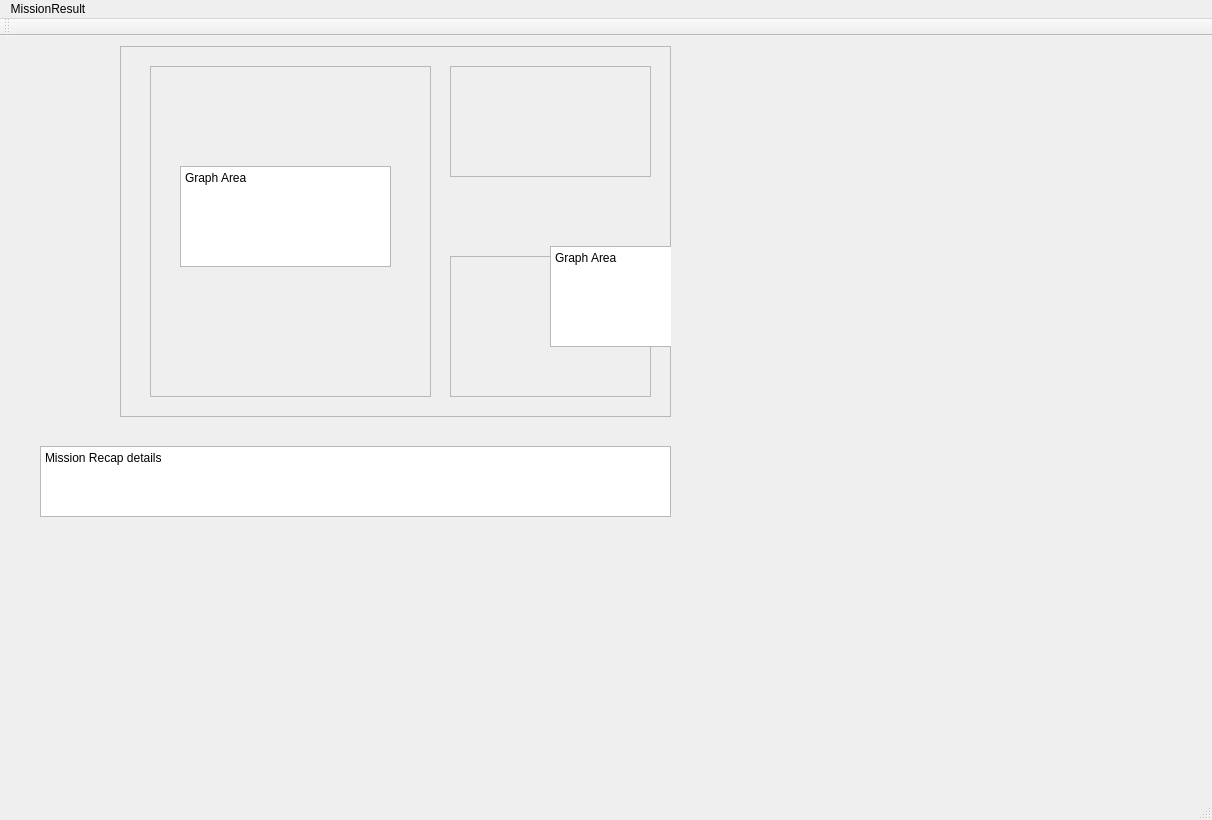
<?xml version="1.0" encoding="UTF-8"?>
<ui version="4.0">
 <class>missionresult</class>
 <widget class="QMainWindow" name="missionresult">
  <property name="geometry">
   <rect>
    <x>0</x>
    <y>0</y>
    <width>1212</width>
    <height>820</height>
   </rect>
  </property>
  <property name="windowTitle">
   <string>missionresult</string>
  </property>
  <widget class="QWidget" name="centralWidget">
   <widget class="QFrame" name="frame">
    <property name="geometry">
     <rect>
      <x>120</x>
      <y>10</y>
      <width>551</width>
      <height>371</height>
     </rect>
    </property>
    <property name="frameShape">
     <enum>QFrame::StyledPanel</enum>
    </property>
    <property name="frameShadow">
     <enum>QFrame::Raised</enum>
    </property>
    <widget class="QFrame" name="frame_2">
     <property name="geometry">
      <rect>
       <x>30</x>
       <y>20</y>
       <width>281</width>
       <height>331</height>
      </rect>
     </property>
     <property name="frameShape">
      <enum>QFrame::StyledPanel</enum>
     </property>
     <property name="frameShadow">
      <enum>QFrame::Raised</enum>
     </property>
     <widget class="QPlainTextEdit" name="plainTextEdit">
      <property name="geometry">
       <rect>
        <x>30</x>
        <y>100</y>
        <width>211</width>
        <height>101</height>
       </rect>
      </property>
      <property name="plainText">
       <string>Graph Area</string>
      </property>
     </widget>
    </widget>
    <widget class="QFrame" name="frame_3">
     <property name="geometry">
      <rect>
       <x>330</x>
       <y>20</y>
       <width>201</width>
       <height>111</height>
      </rect>
     </property>
     <property name="frameShape">
      <enum>QFrame::StyledPanel</enum>
     </property>
     <property name="frameShadow">
      <enum>QFrame::Raised</enum>
     </property>
     <property name="lineWidth">
      <number>10</number>
     </property>
    </widget>
    <widget class="QFrame" name="frame_4">
     <property name="geometry">
      <rect>
       <x>330</x>
       <y>210</y>
       <width>201</width>
       <height>141</height>
      </rect>
     </property>
     <property name="frameShape">
      <enum>QFrame::StyledPanel</enum>
     </property>
     <property name="frameShadow">
      <enum>QFrame::Raised</enum>
     </property>
    </widget>
    <widget class="QPlainTextEdit" name="plainTextEdit_3">
     <property name="geometry">
      <rect>
       <x>430</x>
       <y>200</y>
       <width>211</width>
       <height>101</height>
      </rect>
     </property>
     <property name="plainText">
      <string>Graph Area</string>
     </property>
    </widget>
   </widget>
   <widget class="QPlainTextEdit" name="plainTextEdit_2">
    <property name="geometry">
     <rect>
      <x>40</x>
      <y>410</y>
      <width>631</width>
      <height>71</height>
     </rect>
    </property>
    <property name="plainText">
     <string>Mission Recap details</string>
    </property>
   </widget>
  </widget>
  <widget class="QMenuBar" name="menuBar">
   <property name="geometry">
    <rect>
     <x>0</x>
     <y>0</y>
     <width>1212</width>
     <height>21</height>
    </rect>
   </property>
   <widget class="QMenu" name="menuMissionResult">
    <property name="title">
     <string>MissionResult</string>
    </property>
   </widget>
   <addaction name="menuMissionResult"/>
  </widget>
  <widget class="QToolBar" name="mainToolBar">
   <attribute name="toolBarArea">
    <enum>TopToolBarArea</enum>
   </attribute>
   <attribute name="toolBarBreak">
    <bool>false</bool>
   </attribute>
  </widget>
  <widget class="QStatusBar" name="statusBar"/>
 </widget>
 <layoutdefault spacing="6" margin="11"/>
 <resources/>
 <connections/>
</ui>
